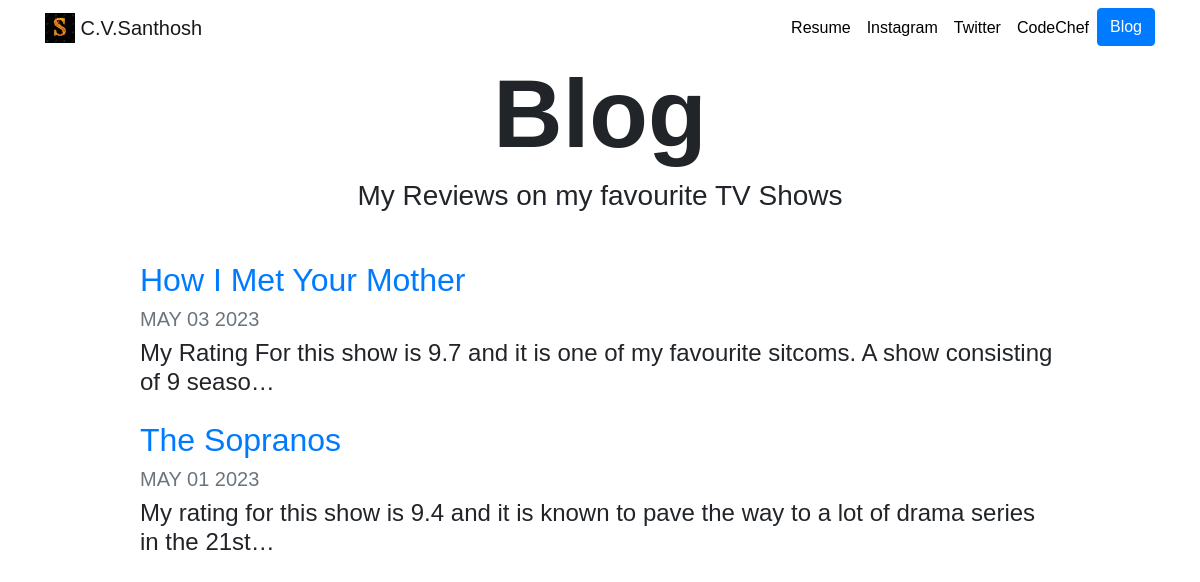
Screenshot of /blog/ with the database file from the repository.
### blog/models.py (models this page shows, shortened)
class Blog(models.Model):
    title=models.CharField(max_length=200)
    description=models.TextField()
    date=models.DateField()

### blog/views.py (the view)
# urls.py: path('',views.all_blogs, name='all_blogs'),
def all_blogs(request):
    blogs = Blog.objects.order_by('-date')[:5]
    return render(request, 'blog/all_blogs.html',{'blogs':blogs})

### blog/templates/blog/all_blogs.html
{% extends "portfolio/base.html" %}
{% load static %}
{% block content %}
<h1 id="blogtitle" class="font-weight-bold text-center">Blog</h1>
<h3 class="text-center mb-5">My Review{{ blogs.count|pluralize }} on my favourite TV Shows</h3>
{% for blog in blogs %}
<div class="row justify-content-center my-3">
  <div class="col-md-10">
    <a href="{% url 'blog:detail' blog.id %}">
      <h2>{{ blog.title }}</h2>
    </a>
    <h5 class="text-muted">{{ blog.date|date:'M d Y'|upper }}</h5>
    <h4>{{ blog.description|striptags|truncatechars:100 }}</h4>
  </div>
</div>
{% endfor %}
{% endblock %}

### portfolio/static/portfolio/custom1.css (style rules this page uses)
body { font-family: 'Georgia', sans-serif; }
#blogtitle { font-size: 6rem; }

### rows the page displays
Blog: title "How I Met Your Mother", date "MAY 03 2023", description "My Rating For this show is 9.7 and it is one of my favourite sitcoms. A show consisting of 9 seaso…"
Blog: title "The Sopranos", date "MAY 01 2023", description "My rating for this show is 9.4 and it is known to pave the way to a lot of drama series in the 21st…"
